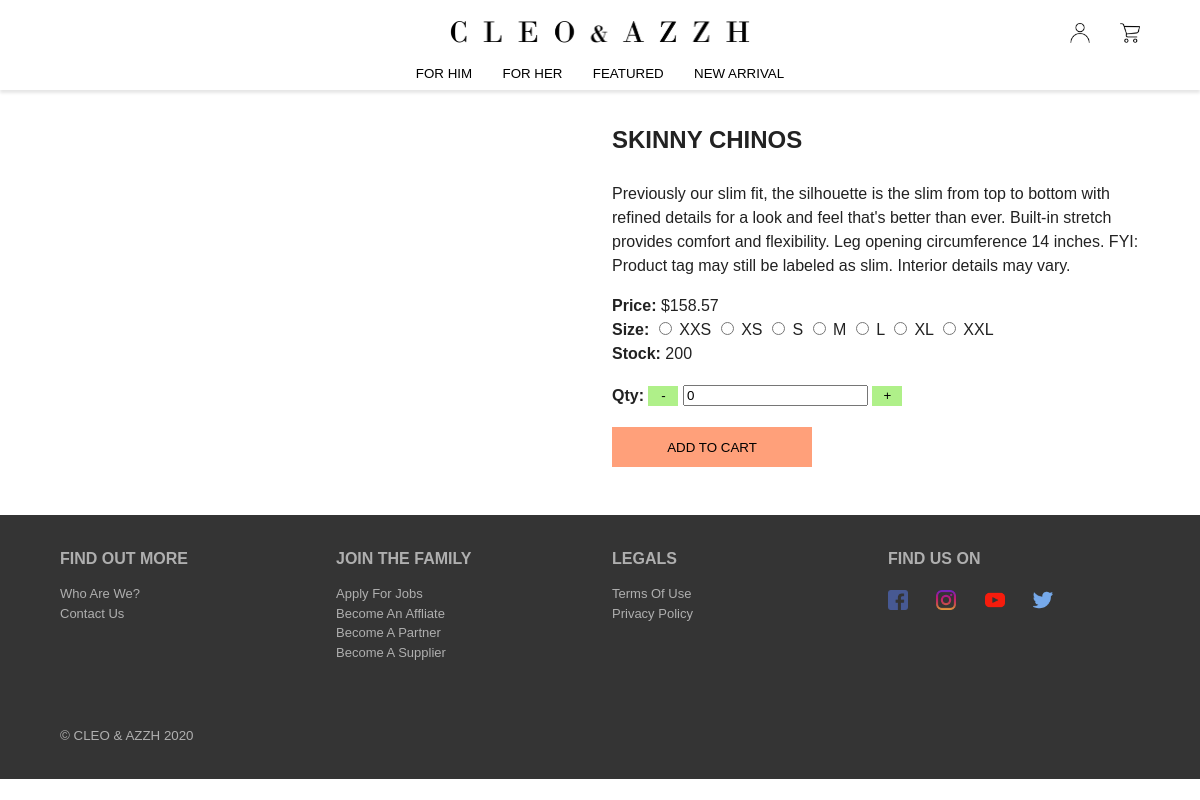
The page /product.php?id=12202 on the database its author committed.
### tables this page shows
CREATE TABLE IF NOT EXISTS products
(
    product_id          INT          UNSIGNED              NOT NULL AUTO_INCREMENT,
    product_category    SMALLINT     UNSIGNED              NOT NULL               ,
    product_brand       VARCHAR(256)          DEFAULT ''   NOT NULL               ,
    product_name        VARCHAR(256)          DEFAULT ''   NOT NULL               ,
    product_description TEXT                  DEFAULT ''   NOT NULL               ,
    sizing_type         TINYINT      UNSIGNED DEFAULT 1    NOT NULL               ,
    product_price       DECIMAL(9,2) UNSIGNED DEFAULT 1000 NOT NULL               ,
    is_active           BOOLEAN               DEFAULT 0    NOT NULL               ,
    is_featured         BOOLEAN               DEFAULT 0    NOT NULL               ,
    is_new              BOOLEAN               DEFAULT 0    NOT NULL               ,

    created_at TIMESTAMP DEFAULT   '0000-00-00 00:00:00',
    updated_at TIMESTAMP ON UPDATE CURRENT_TIMESTAMP    ,

    PRIMARY KEY (product_id),
    FOREIGN KEY (product_category) REFERENCES categories(category_id),
    FOREIGN KEY (sizing_type)      REFERENCES sizing_types(sizing_type_id)
);

CREATE TABLE IF NOT EXISTS stocks
(
    product_id INT UNSIGNED           NOT NULL,
    stock_qty  INT UNSIGNED DEFAULT 0 NOT NULL,
    sold_qty   INT UNSIGNED DEFAULT 0 NOT NULL,

    created_at TIMESTAMP DEFAULT   '0000-00-00 00:00:00',
    updated_at TIMESTAMP ON UPDATE CURRENT_TIMESTAMP    ,

    PRIMARY KEY (product_id),
    FOREIGN KEY (product_id) REFERENCES products(product_id) ON DELETE CASCADE
);

### classes/Product.php (called while the page is built, shortened)
<?php
class Product
{
    public $productId;
    public function __construct($productId)
    {
        $db = new mysqli('localhost', 'f37ee', 'f37ee', 'f37ee');
        $this->productId   = $productId;
        $this->productSize = $this->getProductSizes($db);
        $this->getProductName($db);
        $this->productDescription($db);
        $this->getProductPrices($db);
        $this->getInventory($db);
    }
    private function getProductName($db)
    {
        $getProductName = 'SELECT product_name FROM products
            WHERE product_id = ' . $this->productId;
        $this->productName = $db->query($getProductName)
            ->fetch_object()
            ->product_name;
    }
    private function productDescription($db)
    {
        $productDescription = 'SELECT product_description FROM products
            WHERE product_id = ' . $this->productId;
        $this->productDescription = $db->query($productDescription)
            ->fetch_object()
            ->product_description;
    }
    private function getProductSizes($db)
    {
        $getSizingTypeId = 'SELECT sizing_type FROM products
            WHERE product_id = ' . $this->productId;
        $sizingTypeId = (int) $db->query($getSizingTypeId)
            ->fetch_object()
            ->sizing_type;
        if ($sizingTypeId !== 1) {
            $getProductSizeTable = 'SELECT sizing_type FROM sizing_types
                WHERE sizing_type_id = ' . $sizingTypeId;
            $productSizeTable = $db->query($getProductSizeTable)
                ->fetch_object()
                ->sizing_type;
            $getproductSize = 'SELECT size_value FROM ' . $productSizeTable;
            $result = $db->query($getproductSize);
            while ($productSize = $result->fetch_object()->size_value) {
                $productSizes[] = $productSize;
            }
            return $productSizes;
        } else {
            return 'N/A';
        }
    }
    private function getProductPrices($db)
    {
        $getProductPrice = 'SELECT product_price FROM products
            WHERE product_id = ' . $this->productId;
        $this->productPrice = $db->query($getProductPrice)
            ->fetch_object()
            ->product_price;
    }
    private function getInventory($db)
    {
        $getInventory = 'SELECT stock_qty FROM stocks
            WHERE product_id = ' . $this->productId;
        $this->productInventory = $db->query($getInventory)
            ->fetch_object()
            ->stock_qty;
    }
}

### models/Product.php (called while the page is built, shortened)
<?php
$productId = $_GET['id'];
$product = new Product($productId);

### layouts/product.php (the view, shortened to what this page needs)
<section class="product">
    <div class="product__grid">
        <aside class="product__gallery">
            <div class="product__img">
            </div>
        </aside>
        <div class="product__main">
            <h2 class="product__name text--uppercase"><?= $product->productName ?></h2>
            <p class="product__description"><?= $product->productDescription ?></p>
            <form action="<?= htmlentities($_SERVER['PHP_SELF']) ?>" method="get" class="form" id="form__product">
                <div class="product__price">
                    <b>Price:</b> $<?= $product->productPrice ?>
                    <br>
                </div>
                <?php if ($product->productSize !== 'N/A') { ?>
                    <div class="product__size">
                        <b>Size:</b>
                        <?php foreach ($product->productSize as $size) { ?>
                            <label>
                                <input type="radio" name="productSize" value="<?= $size ?>" required>
                                <?= $size ?>
                            </label>
                        <?php } ?>
                        <br>
                    </div>
                <?php } ?>
                <div class="product__qty">
                    <b>Stock:</b> <?= $product->productInventory ?>
                    <br>
                </div>
                <div class="product__qty">
                    <b>Qty:</b>
                    <button type="button" id="product__qty--less" class="qty__selector">-</button>
                    <input type="number" name="productOrderQty" id="product__qty-input" value="0" min="1" required>
                    <button type="button" id="product__qty--more" class="qty__selector">+</button>
                </div>
                <button class="cart--add" form="form__product" type="submit">Add to Cart</button>
            </form>
        </div>
    </div>
</section>

### assets/css/style.css (style rules this page uses)
* { box-sizing: border-box; }
body, header, main, footer { margin: 0; padding: 0; }
body { font-family: -apple-system, BlinkMacSystemFont, "Segoe UI", Roboto, "Helvetica Neue", Arial, "Noto Sans", sans-serif; font-size: 1rem; font-weight: 400; line-height: 1.5; color: #222222; text-align: left; background-color: #fff; }
h1, h2, h3, h4, h5, h6 { margin-top: 0; margin-bottom: 0.5rem; }
body { font-family: Arial, Helvetica, sans-serif; }
p { display: block; margin-block-start: 0; margin-block-end: 0; margin-inline-start: 0px; margin-inline-end: 0px; padding-top: 1em; padding-bottom: 1em; }
input[type=number] { -moz-appearance: textfield; }
button { border-radius: 0px; width: 200px; height: 40px; margin-top: 1.5em; background-color: #ffa07a; border: 0; text-transform: uppercase; }
button.qty__selector { border-radius: 0px; width: 30px; height: 20px; background-color: #aff089; }
.text--uppercase { text-transform: uppercase !important; }
.product { padding-top: 2em; }
.product__grid { display: grid; grid-template-columns: repeat(2, 1fr); grid-gap: 24px; margin: auto; }
.product__img { max-width: 100%; width: 100%; }

### rows shown on the page
products: product_name "SKINNY CHINOS", product_description "Previously our slim fit, the silhouette is the slim from top to bottom with refined details for a look and feel that's better than ever. Built-in stretch provides comfort and flexibility. Leg opening circumference 14 inches. FYI: Product tag may still be labeled as slim. Interior details may vary.", product_price "158.57"
stocks: stock_qty "200"

### other values the page prints
$size "XXS"
$size "XS"
$size "S"
$size "M"
$size "L"
$size "XL"
$size "XXL"
